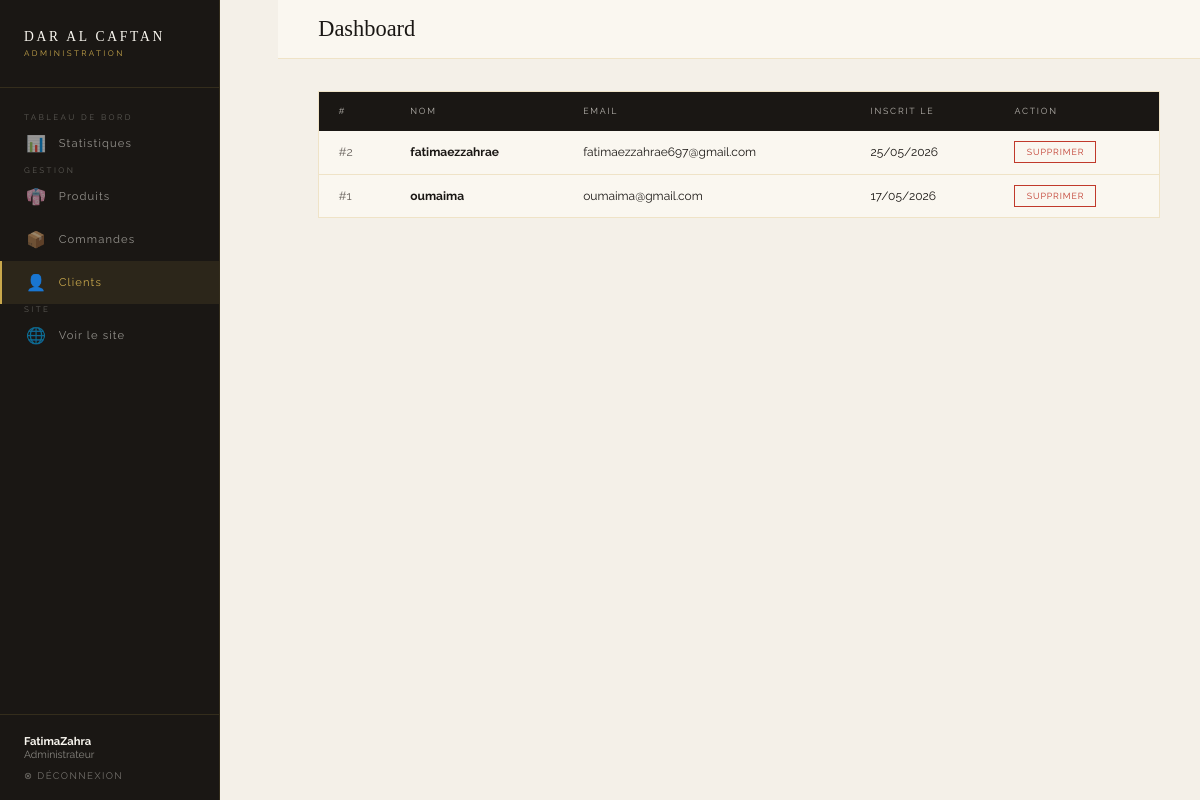
/views/admin/dashboard.php?section=clients (signed in), run on the app's committed database.
### tables this page shows
CREATE TABLE `users` (
  `id` int(11) NOT NULL,
  `name` varchar(100) DEFAULT NULL,
  `email` varchar(100) DEFAULT NULL,
  `password` varchar(255) DEFAULT NULL,
  `role` enum('admin','client') DEFAULT 'client',
  `created_at` timestamp NOT NULL DEFAULT current_timestamp()
);

### config/database.php (called while the page is built)
<?php
function getConnection() {
    $host = "localhost";
    $dbname = "estore";
    $username = "root";
    $password = "";
    try {
        $conn = new PDO(
            "mysql:host=$host;dbname=$dbname;charset=utf8",
            $username,
            $password
        );
        $conn->setAttribute(PDO::ATTR_ERRMODE, PDO::ERRMODE_EXCEPTION);
        return $conn;
    } catch(PDOException $e) {
        die("Erreur de connexion : " . $e->getMessage());
    }
}
?>

### models/User.php (called while the page is built, shortened)
<?php
require_once __DIR__ . '/../config/database.php';
class User {
    private $conn;
    public function __construct() {
        $this->conn = getConnection();
    }
    public function getTousLesClients() {
        $stmt = $this->conn->query(
            "SELECT id, name, email, created_at FROM users WHERE role = 'client' ORDER BY created_at DESC"
        );
        return $stmt->fetchAll(PDO::FETCH_ASSOC);
    }
}
?>

### views/admin/dashboard.php (the view, shortened to what this page needs)
<?php
require_once '../../config/database.php';
require_once '../../models/Product.php';
require_once '../../models/User.php';
$section = $_GET['section'] ?? 'stats';
$productModel = new Product();
$userModel    = new User();
$orderModel   = new Order();
$clients   = $userModel->getTousLesClients();
$stats = [
    'nb_produits'  => $productModel->compter(),
    'nb_clients'   => $userModel->compterClients(),
    'nb_commandes' => $orderModel->compter(),
    'chiffre'      => $orderModel->getChiffreAffaires(),
    'populaires'        => $productModel->getPopulaires(5),
    'nb_visites'        => (new Visite())->compterTotal(),
    'visites_today'     => (new Visite())->compterAujourdhui(),
    'pages_populaires'  => (new Visite())->getPagesPopulaires(),
    'visites_pays'      => (new Visite())->getParPays(),
];
?>
<!DOCTYPE html>
<html lang="fr">
<head>
</head>
<body>
<aside class="sidebar">
  <div class="sidebar-brand">
    <span class="sidebar-brand-name">DAR AL CAFTAN</span>
    <span class="sidebar-brand-sub">Administration</span>
  </div>
  <nav class="sidebar-nav">
    <span class="nav-label">Tableau de bord</span>
    <a href="?section=stats"     class="nav-item <?= $section==='stats'?'active':'' ?>">
      <span class="nav-icon">📊</span> Statistiques
    </a>
    <span class="nav-label">Gestion</span>
    <a href="?section=produits"  class="nav-item <?= $section==='produits'?'active':'' ?>">
      <span class="nav-icon">👘</span> Produits
    </a>
    <a href="?section=commandes" class="nav-item <?= $section==='commandes'?'active':'' ?>">
      <span class="nav-icon">📦</span> Commandes
    </a>
    <a href="?section=clients"   class="nav-item <?= $section==='clients'?'active':'' ?>">
      <span class="nav-icon">👤</span> Clients
    </a>
    <span class="nav-label">Site</span>
    <a href="../products/index.php" class="nav-item" target="_blank">
      <span class="nav-icon">🌐</span> Voir le site
    </a>
  </nav>
  <div class="sidebar-footer">
    <p class="admin-info">
      <strong><?= htmlspecialchars($_SESSION['user_name']) ?></strong>
      Administrateur
    </p>
    <a href="../../controllers/AuthController.php?action=logout" class="logout-link">
      ⊗ Déconnexion
    </a>
  </div>
</aside>
<main class="main">
  <div class="topbar">
    <h1 class="topbar-title">
      <?php
        $titles = [
          'stats'     => 'Tableau de <em>bord</em>',
          'produits'  => 'Gestion des <em>produits</em>',
          'commandes' => 'Suivi des <em>commandes</em>',
          'clients'   => 'Gestion des <em>clients</em>',
        ];
        echo $titles[$section] ?? 'Dashboard';
      ?>
    </h1>
  </div>
  <div class="content">
    <?php if ($section === 'stats'): ?>
      <div class="stats-grid">
        <div class="stat-card">
          <span class="nav-icon stat-icon">👘</span>
          <span class="stat-label">Total produits</span>
          <div class="stat-value"><?= $stats['nb_produits'] ?></div>
        </div>
        <div class="stat-card">
          <span class="nav-icon stat-icon">👤</span>
          <span class="stat-label">Clients inscrits</span>
          <div class="stat-value"><?= $stats['nb_clients'] ?></div>
        </div>
        <div class="stat-card">
          <span class="nav-icon stat-icon">📦</span>
          <span class="stat-label">Commandes totales</span>
          <div class="stat-value"><?= $stats['nb_commandes'] ?></div>
        </div>
        <div class="stat-card">
          <span class="nav-icon stat-icon">💰</span>
          <span class="stat-label">Chiffre d'affaires</span>
          <div class="stat-value">
            <?= number_format($stats['chiffre'], 0) ?>
            <small>DH</small>
          </div>
        </div>
        <div class="stat-card">
          <span class="nav-icon stat-icon">👁️</span>
          <span class="stat-label">Visites totales</span>
          <div class="stat-value"><?= $stats['nb_visites'] ?></div>
        </div>
        <div class="stat-card">
          <span class="nav-icon stat-icon">📅</span>
          <span class="stat-label">Visites aujourd'hui</span>
          <div class="stat-value"><?= $stats['visites_today'] ?></div>
        </div>
      </div>
      <h2 class="section-title">Produits les plus <em>commandés</em></h2>
      <div class="table-wrap" style="padding:1.5rem;">
        <?php if (empty($stats['populaires'])): ?>
          <p style="font-size:0.75rem;color:var(--warm-gray);text-align:center;padding:1rem;">
            Aucune commande enregistrée pour le moment.
          </p>
        <?php else: ?>
          <?php
            $maxVente = max(array_column($stats['populaires'], 'total_vendu'));
            foreach ($stats['populaires'] as $pop):
              $pct = $maxVente > 0 ? ($pop['total_vendu'] / $maxVente) * 100 : 0;
          ?>
          <div class="pop-item">
            <span style="min-width:180px;"><?= htmlspecialchars($pop['name']) ?></span>
            <div class="pop-bar-wrap">
              <div class="pop-bar" style="width:<?= $pct ?>%"></div>
            </div>
            <span style="min-width:80px;text-align:right;color:var(--gold);font-weight:500;">
              <?= $pop['total_vendu'] ?> vendus
            </span>
          </div>
          <?php endforeach; ?>
        <?php endif; ?>
      </div>
      <h2 class="section-title" style="margin-top:2rem;">Pages les plus <em>visitées</em></h2>
      <div class="table-wrap" style="padding:1.5rem; margin-bottom:2rem;">
        <?php if (empty($stats['pages_populaires'])): ?>
          <p style="font-size:0.75rem;color:var(--warm-gray);text-align:center;">
            Aucune visite enregistrée.
          </p>
        <?php else: ?>
          <?php
            $maxPage = max(array_column($stats['pages_populaires'], 'nb'));
            foreach ($stats['pages_populaires'] as $pg):
              $pct = $maxPage > 0 ? ($pg['nb'] / $maxPage) * 100 : 0;
          ?>
          <div class="pop-item">
            <span style="min-width:160px;"><?= htmlspecialchars($pg['page']) ?></span>
            <div class="pop-bar-wrap">
              <div class="pop-bar" style="width:<?= $pct ?>%"></div>
            </div>
            <span style="min-width:80px;text-align:right;color:var(--gold);font-weight:500;">
              <?= $pg['nb'] ?> visites
            </span>
          </div>
          <?php endforeach; ?>
        <?php endif; ?>
      </div>
      <h2 class="section-title">Visiteurs par <em>pays</em></h2>
      <div class="table-wrap" style="padding:1.5rem;">
        <?php if (empty($stats['visites_pays'])): ?>
          <p style="font-size:0.75rem;color:var(--warm-gray);text-align:center;">
            Aucune donnée géographique.
          </p>
        <?php else: ?>
          <?php
            $maxPays = max(array_column($stats['visites_pays'], 'nb'));
            foreach ($stats['visites_pays'] as $pys):
              $pct = $maxPays > 0 ? ($pys['nb'] / $maxPays) * 100 : 0;
          ?>
          <div class="pop-item">
            <span style="min-width:160px;">🌍 <?= htmlspecialchars($pys['pays']) ?></span>
            <div class="pop-bar-wrap">
              <div class="pop-bar" style="width:<?= $pct ?>%; background:#4A90D9;"></div>
            </div>
            <span style="min-width:80px;text-align:right;color:#4A90D9;font-weight:500;">
              <?= $pys['nb'] ?> visiteurs
            </span>
          </div>
          <?php endforeach; ?>
        <?php endif; ?>
      </div>
    <!-- ════════════════════════════════
         SECTION : PRODUITS
    ════════════════════════════════ -->
    <?php elseif ($section === 'clients'): ?>
      <div class="table-wrap">
        <table>
          <thead>
            <tr>
              <th>#</th>
              <th>Nom</th>
              <th>Email</th>
              <th>Inscrit le</th>
              <th>Action</th>
            </tr>
          </thead>
          <tbody>
            <?php if (empty($clients)): ?>
              <tr><td colspan="5" style="text-align:center;color:var(--warm-gray);padding:2rem;">
                Aucun client inscrit.
              </td></tr>
            <?php else: ?>
              <?php foreach ($clients as $client): ?>
              <tr>
                <td style="color:var(--warm-gray);">#<?= $client['id'] ?></td>
                <td><strong><?= htmlspecialchars($client['name']) ?></strong></td>
                <td><?= htmlspecialchars($client['email']) ?></td>
                <td><?= date('d/m/Y', strtotime($client['created_at'])) ?></td>
                <td>
                  <a href="?action=supprimer_client&id=<?= $client['id'] ?>"
                     class="btn-action btn-delete"
                     onclick="return confirm('Supprimer ce client ?')">
                    Supprimer
                  </a>
                </td>
              </tr>
              <?php endforeach; ?>
            <?php endif; ?>
          </tbody>
        </table>
      </div>
    <?php endif; ?>
  </div>
</main>
</body>
</html>

### views/admin/dashboard.php (style rules this page uses)
*, *::before, *::after { margin:0; padding:0; box-sizing:border-box; }
:root { --gold:#C9A84C; --gold-dark:#8B6914; --ivory:#FAF7F0; --charcoal:#1A1714; --warm-gray:#6B6560; --border:rgba(201,168,76,0.25); --bg:#F4F0E8; --sidebar:220px; }
body { font-family:'Raleway',sans-serif; background:var(--bg); color:var(--charcoal); display:flex; min-height:100vh; }
.sidebar { width:var(--sidebar); background:var(--charcoal); display:flex; flex-direction:column; position:fixed; top:0; left:0; height:100vh; border-right:0.5px solid rgba(201,168,76,0.15); z-index:50; }
.sidebar-brand { padding:1.8rem 1.5rem; border-bottom:0.5px solid rgba(201,168,76,0.15); }
.sidebar-brand-name { font-family:'Cinzel',serif; font-size:0.85rem; letter-spacing:0.2em; color:var(--ivory); display:block; }
.sidebar-brand-sub { font-size:0.5rem; letter-spacing:0.3em; text-transform:uppercase; color:var(--gold); margin-top:3px; display:block; }
.sidebar-nav { flex:1; padding:1.5rem 0; }
.nav-label { font-size:0.5rem; letter-spacing:0.3em; text-transform:uppercase; color:rgba(250,247,240,0.3); padding:0.5rem 1.5rem; margin-top:1rem; }
.nav-item { display:flex; align-items:center; gap:0.8rem; padding:0.75rem 1.5rem; font-size:0.7rem; letter-spacing:0.1em; text-decoration:none; color:rgba(250,247,240,0.55); transition:all 0.2s; border-left:2px solid transparent; }
.nav-item.active { color:var(--gold); border-left-color:var(--gold); background:rgba(201,168,76,0.1); }
.nav-icon { font-size:1rem; width:20px; text-align:center; }
.sidebar-footer { padding:1.2rem 1.5rem; border-top:0.5px solid rgba(201,168,76,0.15); }
.admin-info { font-size:0.65rem; color:rgba(250,247,240,0.5); margin-bottom:0.6rem; }
.admin-info strong { color:var(--ivory); display:block; font-size:0.7rem; }
.logout-link { font-size:0.6rem; letter-spacing:0.15em; text-transform:uppercase; color:rgba(250,247,240,0.4); text-decoration:none; transition:color 0.2s; }
.main { margin-left:var(--sidebar); flex:1; min-height:100vh; }
.topbar { background:var(--ivory); border-bottom:0.5px solid var(--border); padding:1rem 2.5rem; display:flex; justify-content:space-between; align-items:center; position:sticky; top:0; z-index:40; }
.topbar-title { font-family:'Cormorant Garamond',serif; font-size:1.4rem; font-weight:300; }
.content { padding:2rem 2.5rem; }
.table-wrap { background:var(--ivory); border:0.5px solid var(--border); overflow:hidden; margin-bottom:2rem; }
table { width:100%; border-collapse:collapse; }
thead { background:var(--charcoal); }
thead th { font-size:0.55rem; letter-spacing:0.2em; text-transform:uppercase; color:rgba(250,247,240,0.7); padding:0.9rem 1.2rem; text-align:left; font-weight:400; }
tbody tr { border-bottom:0.5px solid var(--border); transition:background 0.15s; }
tbody tr:last-child { border-bottom:none; }
td { font-size:0.75rem; padding:0.9rem 1.2rem; vertical-align:middle; }
.btn-action { font-size:0.55rem; letter-spacing:0.1em; text-transform:uppercase; padding:0.3rem 0.7rem; text-decoration:none; transition:all 0.15s; cursor:pointer; font-family:'Raleway',sans-serif; border:none; }
.btn-delete { border:0.5px solid #c0392b; color:#c0392b; background:transparent; }

### data on the page
users: id "2", name "fatimaezzahrae", email "fatimaezzahrae697@gmail.com", created_at "25/05/2026"
users: id "1", name "oumaima", email "oumaima@gmail.com", created_at "17/05/2026"

### other printed values
$_SESSION['user_name'] "FatimaZahra"
$titles[$section] "Dashboard"
